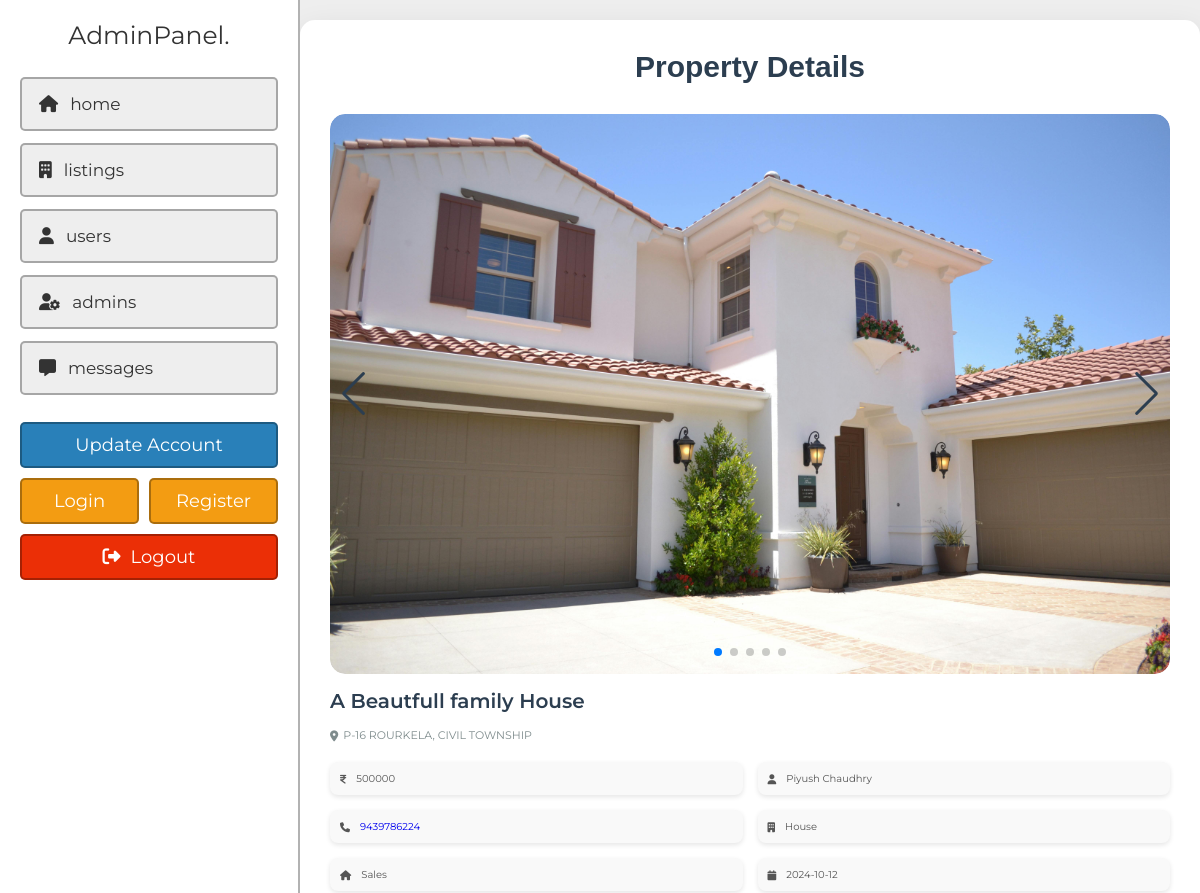
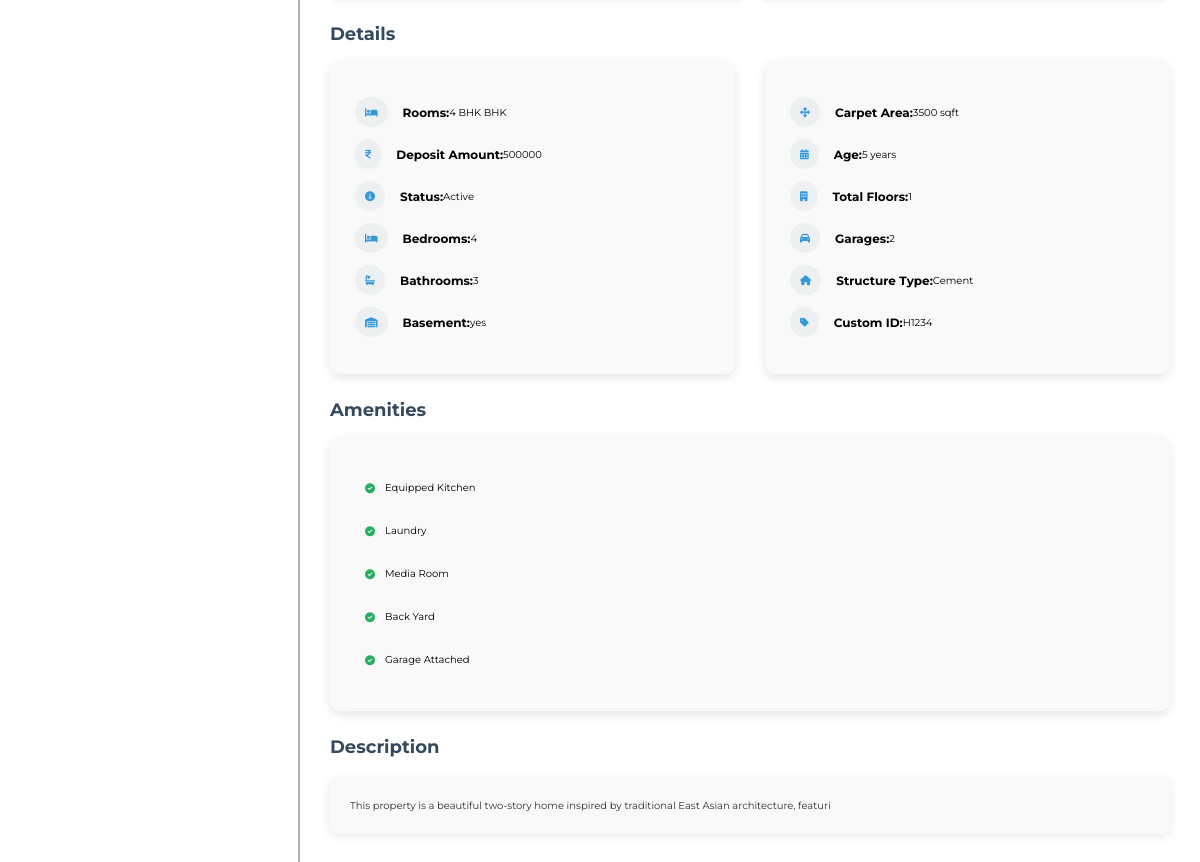
/admin/view_property.php?get_id=j8Yy9Pq1FFedLQZRqTf1 (signed in), run on the app's committed database (2 pictures, top to bottom).
### tables this page shows
CREATE TABLE `property` (
  `id` varchar(20) NOT NULL,
  `user_id` varchar(20) NOT NULL,
  `title` varchar(50) NOT NULL,
  `description` varchar(100) NOT NULL,
  `price` varchar(10) NOT NULL,
  `price_label` varchar(10) NOT NULL,
  `property_type` varchar(10) NOT NULL,
  `offer` varchar(50) NOT NULL,
  `status` varchar(50) NOT NULL,
  `image_01` varchar(50) NOT NULL,
  `image_02` varchar(50) NOT NULL,
  `image_03` varchar(50) NOT NULL,
  `image_04` varchar(50) NOT NULL,
  `image_05` varchar(50) NOT NULL,
  `address` varchar(100) NOT NULL,
  `country` varchar(50) NOT NULL,
  `state` varchar(50) NOT NULL,
  `city` varchar(50) NOT NULL,
  `zip` varchar(10) NOT NULL,
  `size` varchar(10) NOT NULL,
  `lot_size` varchar(10) NOT NULL,
  `rooms` varchar(2) NOT NULL,
  `bedrooms` varchar(2) NOT NULL,
  `bathrooms` varchar(2) NOT NULL,
  `custom_id` varchar(50) NOT NULL,
  `garages` varchar(10) NOT NULL,
  `house_age` varchar(30) NOT NULL,
  `garage_size` varchar(30) NOT NULL,
  `date_listed` date NOT NULL,
  `basement` varchar(10) NOT NULL,
  `bhk` varchar(10) NOT NULL,
  `structure_type` varchar(50) NOT NULL,
  `floors` varchar(10) NOT NULL,
  `amenities` longtext NOT NULL CHECK (json_valid(`amenities`)),
  `video_url` varchar(50) DEFAULT NULL,
  `equipped_kitchen` varchar(3) NOT NULL DEFAULT 'no',
  `gym` varchar(3) NOT NULL DEFAULT 'no',
  `laundry` varchar(3) NOT NULL DEFAULT 'no',
  `media_room` varchar(3) NOT NULL DEFAULT 'no',
  `backyard` varchar(3) NOT NULL DEFAULT 'no',
  `basket_ball_court` varchar(3) NOT NULL DEFAULT 'no',
  `front_yard` varchar(3) NOT NULL DEFAULT 'no',
  `garage_attached` varchar(3) NOT NULL DEFAULT 'no',
  `hot_bath` varchar(3) NOT NULL DEFAULT 'no',
  `pool` varchar(3) NOT NULL DEFAULT 'no'
);

CREATE TABLE `users` (
  `id` varchar(20) NOT NULL,
  `name` varchar(50) NOT NULL,
  `number` varchar(10) NOT NULL,
  `email` varchar(50) NOT NULL,
  `address` varchar(100) NOT NULL,
  `password` varchar(50) NOT NULL,
  `profile_image` varchar(255) DEFAULT NULL
);

### admin/view_property.php (the view, shortened to what this page needs)
<?php
include '../backend/connect.php';
if(isset($_GET['get_id'])){
   $get_id = $_GET['get_id'];
}else{
   $get_id = '';
   header('location:dashboard.php');
}
?>
<!DOCTYPE html>
<html lang="en">
<head>
   <link rel="stylesheet" href="https://cdn.jsdelivr.net/npm/swiper@8/swiper-bundle.min.css" />
   <link rel="stylesheet" href="https://cdnjs.cloudflare.com/ajax/libs/font-awesome/6.2.0/css/all.min.css">
   <link rel="stylesheet" href="../assets/css/admin_style.css">
</head>
<body>
<?php include '../components/admin_header.php'; ?>
    <section class="view-property">
        <h1 class="heading">property details</h1>
        <?php
            $select_properties = $conn->prepare("SELECT * FROM `property` WHERE id = ? ORDER BY date_listed DESC LIMIT 1");
            $select_properties->execute([$get_id]);
            if($select_properties->rowCount() > 0){
                while($fetch_property = $select_properties->fetch(PDO::FETCH_ASSOC)){
                $select_user = $conn->prepare("SELECT * FROM `users` WHERE id = ?");
                $select_user->execute([$fetch_property['user_id']]);
                $fetch_user = $select_user->fetch(PDO::FETCH_ASSOC);
        ?>
        <div class="details">
            <div class="swiper images-container">
                <div class="swiper-wrapper">
                    <div class="swiper-slide">
                        <img src="upload-images/<?= $fetch_property['image_01']; ?>" alt="">
                    </div>
                </div>
                <div class="swiper-pagination"></div>
                <div class="swiper-button-next"></div>
                <div class="swiper-button-prev"></div>
            </div>
            <h3 class="name"><?= $fetch_property['title']; ?></h3>
            <p class="location"><i class="fas fa-map-marker-alt"></i><span><?= $fetch_property['address']; ?></span></p>
            <div class="info">
                <p><i class="fas fa-indian-rupee-sign"></i><span><?= $fetch_property['price']; ?></span></p>
                <p><i class="fas fa-user"></i><span><?= $fetch_user['name']; ?></span></p>
                <p><i class="fas fa-phone"></i><a href="tel:1234567890"><?= $fetch_user['number']; ?></a></p>
                <p><i class="fas fa-building"></i><span><?= $fetch_property['property_type']; ?></span></p>
                <p><i class="fas fa-house"></i><span><?= $fetch_property['offer']; ?></span></p>
                <p><i class="fas fa-calendar"></i><span><?= $fetch_property['date_listed']; ?></span></p>
            </div>
            <h3 class="title">Details</h3>
                <div class="flex">
                    <div class="box">
                        <p><i class="fas fa-bed"></i><span class="detail-label">Rooms:</span><span><?= $fetch_property['bhk']; ?> BHK</span></p>
                        <p><i class="fas fa-indian-rupee-sign"></i><span class="detail-label">Deposit Amount:</span><span><?= $fetch_property['price']; ?></span></p>
                        <p><i class="fas fa-info-circle"></i><span class="detail-label">Status:</span><span><?= $fetch_property['status']; ?></span></p>
                        <p><i class="fas fa-bed"></i><span class="detail-label">Bedrooms:</span><span><?= $fetch_property['bedrooms']; ?></span></p>
                        <p><i class="fas fa-bath"></i><span class="detail-label">Bathrooms:</span><span><?= $fetch_property['bathrooms']; ?></span></p>
                        <p><i class="fas fa-warehouse"></i><span class="detail-label">Basement:</span><span><?= $fetch_property['basement']; ?></span></p>
                    </div>
                    <div class="box">
                        <p><i class="fas fa-arrows-alt"></i><span class="detail-label">Carpet Area:</span><span><?= $fetch_property['size']; ?> sqft</span></p>
                        <p><i class="fas fa-calendar-alt"></i><span class="detail-label">Age:</span><span><?= $fetch_property['house_age']; ?> years</span></p>
                        <p><i class="fas fa-building"></i><span class="detail-label">Total Floors:</span><span><?= $fetch_property['floors']; ?></span></p>
                        <p><i class="fas fa-car"></i><span class="detail-label">Garages:</span><span><?= $fetch_property['garages']; ?></span></p>
                        <p><i class="fas fa-home"></i><span class="detail-label">Structure Type:</span><span><?= $fetch_property['structure_type']; ?></span></p>
                        <p><i class="fas fa-tag"></i><span class="detail-label">Custom ID:</span><span><?= $fetch_property['custom_id']; ?></span></p>
                    </div>
                </div>
                <h3 class="title">Amenities</h3>
                <div class="flex">
                    <div class="box">
                        <ul class="amenities-list">
                            <?php
                                $amenities = json_decode($fetch_property['amenities'], true);
                                if (!empty($amenities)) {
                                    foreach ($amenities as $amenity) {
                                        echo '<li><i class="fas fa-check-circle"></i>' . htmlspecialchars($amenity) . '</li>';
                                    }
                                } else {
                                    echo '<li>No amenities available</li>';
                                }
                            ?>
                        </ul>
                    </div>
                </div>
            </div>
            <h3 class="title">Description</h3>
            <p class="description"><?= nl2br(htmlspecialchars($fetch_property['description'])); ?></p>
        <?php
            }
        }else{
            echo '<p class="empty">property not found! <a href="listing.php" style="margin-top:1.5rem;" class="btn">add new</a></p>';
        }
        ?>
</section>
</body>
</html>

### assets/css/admin_style.css (style rules this page uses)
:root { --main-color:#2980b9; --orange:#f39c12; --red:#eb2f06; --light-color:#666; --light-bg:#eee; --white:#fff; --black:#333; --box-shadow:0 .5rem 1rem rgba(0,0,0,0.1); --border:.2rem solid rgba(0,0,0,.3); }
* { font-family: 'Montserrat', sans-serif; margin: 0; padding: 0; box-sizing: border-box; outline: none; border: none; text-decoration: none; }
html { font-size: 62.5%; overflow-x: hidden; scroll-behavior: smooth; scroll-padding-top: 5rem; }
body { background-color: var(--light-bg); padding-left: 30rem; }
section { padding: 3rem 2rem; max-width: 1200px; margin: 0 auto; }
.heading { margin-bottom: 2rem; text-align: center; text-transform: capitalize; color: var(--black); font-size: 3rem; }
.view-property { max-width: 1200px; margin: 20px auto; padding: 30px; background: #ffffff; border-radius: 15px; box-shadow: 0 10px 30px rgba(0, 0, 0, 0.1); }
.view-property .heading { text-align: center; font-size: 3rem; color: #2c3e50; margin-bottom: 30px; font-family: 'Arial', sans-serif; }
.images-container { position: relative; overflow: hidden; border-radius: 15px; }
.swiper-slide { display: flex; justify-content: center; align-items: center; background-color: #ecf0f1; border-radius: 15px; transition: transform 0.3s ease; }
.swiper-slide img { width: 100%; height: auto; border-radius: 15px; }
.swiper-pagination { bottom: 15px !important; }
.swiper-button-next, .swiper-button-prev { color: #2c3e50; }
.view-property .name { font-size: 2rem; font-weight: 600; color: #2c3e50; margin: 15px 0; }
.view-property .location { display: flex; align-items: center; color: #7f8c8d; font-size: 1.1rem; }
.view-property .location i { margin-right: 5px; }
.view-property .info { margin: 20px 0; display: grid; grid-template-columns: repeat(2, 1fr); gap: 15px; }
.view-property .info p { background-color: #f9f9f9; padding: 10px; border-radius: 8px; display: flex; align-items: center; color: #555; box-shadow: 0 2px 5px rgba(0, 0, 0, 0.1); }
.view-property .info p i { color: var(--orange-soda); margin-right: 10px; }
.view-property .title { font-size: 1.8rem; color: #34495e; margin: 25px 0 15px; }
.view-property .flex { display: flex; justify-content: space-between; gap: 30px; }
.view-property .box { flex: 1; background-color: #f9f9f9; padding: 25px; border-radius: 10px; box-shadow: 0 4px 10px rgba(0, 0, 0, 0.1); }
.view-property .box p { margin: 12px 0; display: flex; align-items: center; font-size: 1rem; }
.view-property .box p i { margin-right: 15px; color: #3498db; background-color: #ecf0f1; border-radius: 50%; padding: 10px; transition: background-color 0.3s, transform 0.3s; }
.view-property .detail-label { color: var(--orange-soda); font-size: 1.2rem; font-weight: bold; }
.view-property .amenities-list { list-style: none; padding: 0; margin: 0; }
.view-property .amenities-list li { display: flex; align-items: center; margin: 10px 0; padding: 10px; background-color: #f9f9f9; border-radius: 8px; transition: background-color 0.3s; }
.view-property .amenities-list li i { margin-right: 10px; color: #27ae60; transition: transform 0.3s; }
.view-property .description { background-color: #f9f9f9; padding: 20px; border-radius: 8px; box-shadow: 0 2px 10px rgba(0, 0, 0, 0.1); line-height: 1.6; color: #333; margin: 20px 0; font-size: 1rem; }

### data on the page
property: image_01 (picture), title "A Beautfull family House", address "P-16 ROURKELA, CIVIL TOWNSHIP", price "500000", user.name "Piyush Chaudhry", user.number "9439786224", property_type "House", offer "Sales", date_listed "2024-10-12", bhk "4 BHK", status "Active", bedrooms "4", bathrooms "3", basement "yes", size "3500", house_age "5", floors "1", garages "2", structure_type "Cement", custom "H1234", amenities "Equipped Kitchen", amenities "Laundry", amenities "Media Room", amenities "Back Yard", amenities "Garage Attached", description "This property is a beautiful two-story home inspired by traditional East Asian architecture, featuri"
